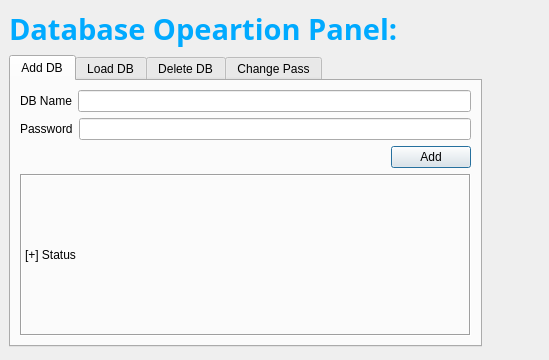
<?xml version="1.0" encoding="UTF-8"?>
<ui version="4.0">
 <class>Dialog</class>
 <widget class="QDialog" name="Dialog">
  <property name="geometry">
   <rect>
    <x>0</x>
    <y>0</y>
    <width>549</width>
    <height>360</height>
   </rect>
  </property>
  <property name="windowTitle">
   <string>Dialog</string>
  </property>
  <widget class="QWidget" name="">
   <property name="geometry">
    <rect>
     <x>9</x>
     <y>9</y>
     <width>473</width>
     <height>338</height>
    </rect>
   </property>
   <layout class="QVBoxLayout" name="verticalLayout">
    <item>
     <widget class="QLabel" name="label">
      <property name="font">
       <font>
        <family>Ubuntu Mono</family>
        <pointsize>22</pointsize>
        <weight>75</weight>
        <bold>true</bold>
       </font>
      </property>
      <property name="cursor">
       <cursorShape>WhatsThisCursor</cursorShape>
      </property>
      <property name="styleSheet">
       <string notr="true">color: rgb(0, 170, 255);</string>
      </property>
      <property name="text">
       <string>Database Opeartion Panel:</string>
      </property>
     </widget>
    </item>
    <item>
     <widget class="QTabWidget" name="tabWidget">
      <property name="toolTip">
       <string>DB Opearations</string>
      </property>
      <property name="currentIndex">
       <number>0</number>
      </property>
      <property name="iconSize">
       <size>
        <width>32</width>
        <height>32</height>
       </size>
      </property>
      <widget class="QWidget" name="tab">
       <attribute name="icon">
        <iconset resource="icons/rec.qrc">
         <normaloff>:/adddb.ico</normaloff>:/adddb.ico</iconset>
       </attribute>
       <attribute name="title">
        <string>Add DB</string>
       </attribute>
       <attribute name="toolTip">
        <string>Add Database</string>
       </attribute>
       <layout class="QVBoxLayout" name="verticalLayout_4">
        <item>
         <layout class="QVBoxLayout" name="verticalLayout_3">
          <item>
           <layout class="QHBoxLayout" name="horizontalLayout">
            <item>
             <widget class="QLabel" name="label_2">
              <property name="text">
               <string>DB Name</string>
              </property>
             </widget>
            </item>
            <item>
             <widget class="QLineEdit" name="lineEdit"/>
            </item>
           </layout>
          </item>
          <item>
           <layout class="QHBoxLayout" name="horizontalLayout_2">
            <item>
             <widget class="QLabel" name="label_3">
              <property name="text">
               <string>Password</string>
              </property>
             </widget>
            </item>
            <item>
             <widget class="QLineEdit" name="lineEdit_2">
              <property name="maxLength">
               <number>25</number>
              </property>
              <property name="echoMode">
               <enum>QLineEdit::Password</enum>
              </property>
             </widget>
            </item>
           </layout>
          </item>
          <item>
           <layout class="QHBoxLayout" name="horizontalLayout_3">
            <item>
             <spacer name="horizontalSpacer">
              <property name="orientation">
               <enum>Qt::Horizontal</enum>
              </property>
              <property name="sizeHint" stdset="0">
               <size>
                <width>148</width>
                <height>20</height>
               </size>
              </property>
             </spacer>
            </item>
            <item>
             <widget class="QPushButton" name="pushButton">
              <property name="text">
               <string>Add</string>
              </property>
              <property name="icon">
               <iconset resource="icons/rec.qrc">
                <normaloff>:/adddb.ico</normaloff>:/adddb.ico</iconset>
              </property>
              <property name="iconSize">
               <size>
                <width>32</width>
                <height>32</height>
               </size>
              </property>
             </widget>
            </item>
           </layout>
          </item>
          <item>
           <widget class="QLabel" name="label_4">
            <property name="frameShape">
             <enum>QFrame::Box</enum>
            </property>
            <property name="frameShadow">
             <enum>QFrame::Sunken</enum>
            </property>
            <property name="text">
             <string>[+] Status</string>
            </property>
           </widget>
          </item>
         </layout>
        </item>
       </layout>
      </widget>
      <widget class="QWidget" name="tab_2">
       <attribute name="icon">
        <iconset resource="icons/rec.qrc">
         <normaloff>:/loadd.ico</normaloff>:/loadd.ico</iconset>
       </attribute>
       <attribute name="title">
        <string>Load DB</string>
       </attribute>
       <attribute name="toolTip">
        <string>Load Database</string>
       </attribute>
       <layout class="QVBoxLayout" name="verticalLayout_6">
        <item>
         <layout class="QHBoxLayout" name="horizontalLayout_4">
          <item>
           <layout class="QVBoxLayout" name="verticalLayout_5">
            <item>
             <layout class="QHBoxLayout" name="horizontalLayout_5">
              <item>
               <widget class="QLabel" name="label_5">
                <property name="text">
                 <string>Databases</string>
                </property>
               </widget>
              </item>
              <item>
               <widget class="QListWidget" name="listWidget"/>
              </item>
             </layout>
            </item>
            <item>
             <layout class="QHBoxLayout" name="horizontalLayout_6">
              <item>
               <widget class="QLabel" name="label_6">
                <property name="text">
                 <string>Password</string>
                </property>
                <property name="buddy">
                 <cstring>lineEdit_2</cstring>
                </property>
               </widget>
              </item>
              <item>
               <widget class="QLineEdit" name="lineEdit_3">
                <property name="maxLength">
                 <number>25</number>
                </property>
                <property name="echoMode">
                 <enum>QLineEdit::Password</enum>
                </property>
                <property name="placeholderText">
                 <string>DB Password</string>
                </property>
               </widget>
              </item>
             </layout>
            </item>
           </layout>
          </item>
          <item>
           <widget class="QPushButton" name="pushButton_2">
            <property name="text">
             <string>Load</string>
            </property>
            <property name="icon">
             <iconset resource="icons/rec.qrc">
              <normaloff>:/dbload.ico</normaloff>:/dbload.ico</iconset>
            </property>
            <property name="iconSize">
             <size>
              <width>48</width>
              <height>48</height>
             </size>
            </property>
           </widget>
          </item>
         </layout>
        </item>
       </layout>
      </widget>
      <widget class="QWidget" name="tab_3">
       <attribute name="title">
        <string>Delete DB</string>
       </attribute>
       <attribute name="toolTip">
        <string>Delete Database</string>
       </attribute>
      </widget>
      <widget class="QWidget" name="tab_4">
       <attribute name="title">
        <string>Change Pass</string>
       </attribute>
       <attribute name="toolTip">
        <string>Change DB password</string>
       </attribute>
      </widget>
     </widget>
    </item>
   </layout>
  </widget>
 </widget>
 <resources>
  <include location="icons/rec.qrc"/>
 </resources>
 <connections/>
</ui>
